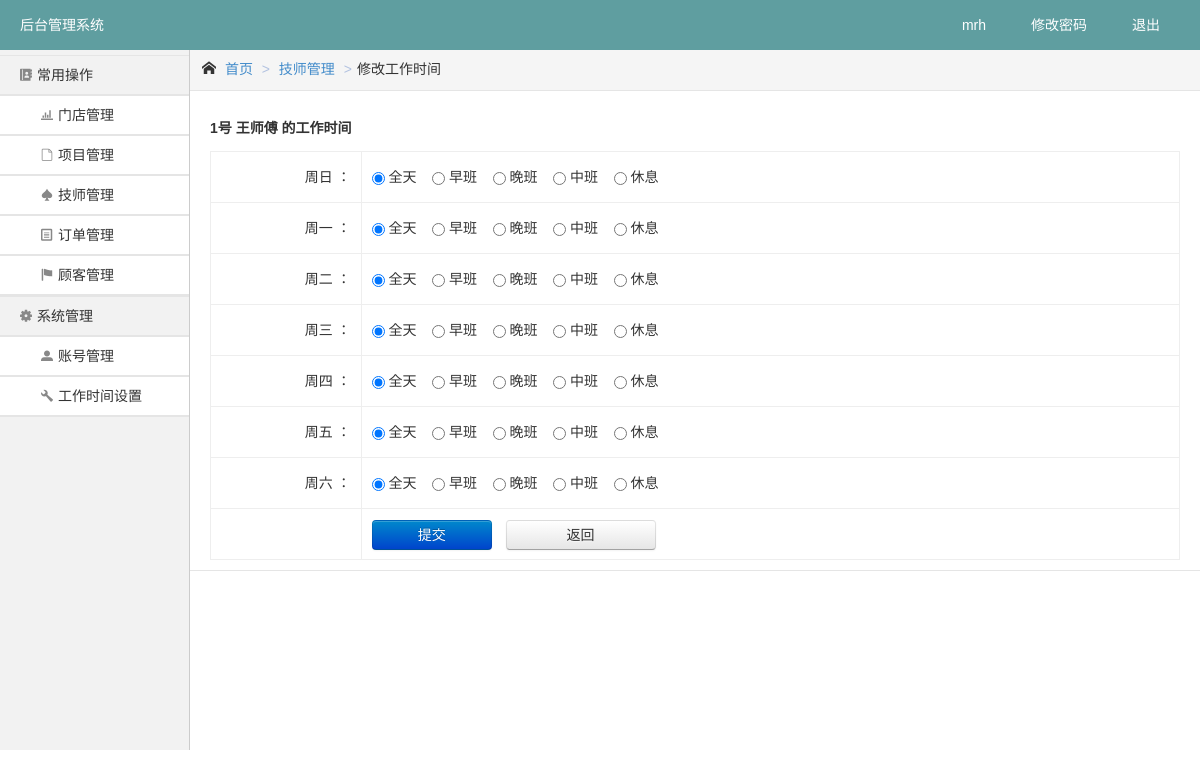
Page /backend/beautician/updateBeauticianWorkTime/12 (signed in) on the earlier database version.
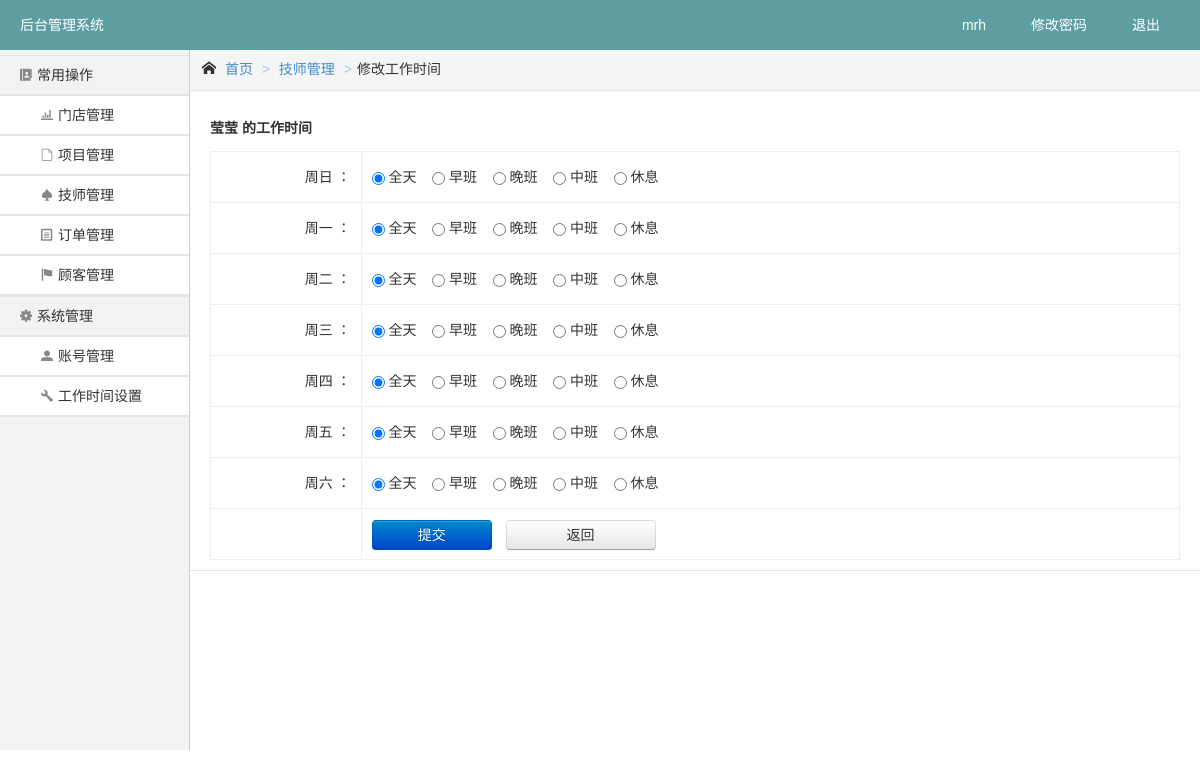
Same page on the later database version.
### tables this page shows
CREATE TABLE `beautician` (
  `beautician_id` int(10) unsigned NOT NULL AUTO_INCREMENT,
  `name` varchar(50) NOT NULL,
  `shop_id` int(10) NOT NULL,
  `sex` enum('女','男') NOT NULL DEFAULT '女',
  `avatar` varchar(1000) NOT NULL,
  `disabled` tinyint(1) unsigned NOT NULL DEFAULT '0',
  `work_time` tinyint(1) unsigned NOT NULL DEFAULT '1' COMMENT '工作时间, 1为全天， 2为早班， 3为晚班',
  `join_date` date DEFAULT NULL COMMENT '工作时间',
  `order_sort` bigint(11) unsigned NOT NULL DEFAULT '0',
  `created_time` datetime NOT NULL,
  PRIMARY KEY (`beautician_id`)
);

### application/controllers/BaseController.php (called while the page is built, shortened)
<?php
abstract class BaseController extends CI_Controller
{
  public function __construct()
  {
    $this->load->helper(array('url', 'form', 'security', 'common'));
  }
  public function see($layout, $view, $vars = array())
  {
    $layout = $layout . DS;
    $render = $this->load->view($layout . $view, $vars, true);
    $this->load->view($layout . 'layout', array('content' => $render));
  }
}

### application/controllers/BackendController.php (called while the page is built, shortened)
<?php
class BackendController extends BaseController
{
  public function view($view, $vars = array())
  {
    parent::see('backend', $view, $vars);
  }
}

### application/controllers/backend/Beautician.php (called while the page is built, shortened)
<?php
class Beautician extends BackendController
{
  public $timeSetting;
  public function __construct()
  {
    $this->timeSetting = array(BeauticianModel::ALL_DAY => '全天', BeauticianModel::MORNING_SHIFT => '早班',
      BeauticianModel::NIGHT_SHIFT => '晚班', BeauticianModel::MIDDAY_SHIFT => '中班',
      BeauticianModel::REST_SHIFT => '休息');
  }
  public function updateBeauticianWorkTime($beauticianId)
  {
    $workTimeUtil = new WorkTimeUtil();
    $workTime = $workTimeUtil->getBeauticianWorkTime();
    $beauticianWorkTime = $workTime[$beauticianId];
    $timeSetting = $this->timeSetting;
    $beautician = (new BeauticianModel())->readOne($beauticianId);
    $this->view('beautician/updateBeauticianWorkTime',
      array('beauticianWorkTime' => $beauticianWorkTime, 'timeSetting' => $timeSetting,
        'beauticianId' => $beauticianId, 'beautician' => $beautician));
  }
}

### system/codeigniter.php (called while the page is built, shortened)
<?php
spl_autoload_register(function ($class) {
    if (preg_match('~^[a-zA-Z]+Controller$~', $class)) {
        $classPath = APPPATH . 'controllers' . DS . $class . '.php';
    } else if (preg_match('~^[a-zA-Z]+Util$~', $class)) {
        $classPath = APPPATH . 'libraries' . DS . $class . '.php';
    } else if (preg_match('~^[a-zA-Z]+Model$~', $class)) {
        $classPath = APPPATH . 'models' . DS . $class . '.php';
    } else {
        ;
    }
}, true, true);
require_once BASEPATH . 'core/CodeIgniter.php';

### public/index.php (called while the page is built, shortened)
<?php
include '../system/codeigniter.php';

### application/libraries/CurdUtil.php (called while the page is built, shortened)
<?php
class CurdUtil
{
  private $table;
  private $db;
  public function __construct(CI_Model $model)
  {
    $this->model = $model;
    $this->table = $this->model->table;
    $this->instance = get_instance();
    $this->db = $this->instance->db;
  }
  public function readOne($where = array(), $order = '', $select = '*')
  {
    $this->db->select($select, false);
    $query = $this->db->get_where($this->table, $where, 1, 0);
    $result = $this->result($query);
    return array_pop($result);
  }
  protected function result($query)
  {
    return $query->result_array();
  }
}

### application/models/BeauticianModel.php (called while the page is built, shortened)
<?php
class BeauticianModel extends BaseModel
{
  public function setTable()
  {
    $this->table = 'beautician';
  }
  public function readOne($beauticianId)
  {
    return (new CurdUtil($this))->readOne(array('beautician_id' => $beauticianId, 'disabled' => 0));
  }
}

### application/models/BaseModel.php (called while the page is built, shortened)
<?php
abstract class BaseModel extends CI_Model
{
  public function beforeRead()
  {
    return true;
  }
  public function afterRead()
  {
    return true;
  }
}

### application/libraries/RequestUtil.php (called while the page is built, shortened)
<?php
class RequestUtil
{
  public static function CM($params = array())
  {
    $instance = get_instance();
    $segments = $instance->uri->segments;
    $controller = array_shift($segments);
    $baseUrl = $controller . '/' . array_shift($segments);
    if (is_dir(APPPATH . 'controllers' . DS . $controller)) {
      $baseUrl .= '/' . array_shift($segments);
    }
    return $instance->config->base_url() . $baseUrl . '/' . implode('/', $params);
  }
}

### application/libraries/ConfigUtil.php (called while the page is built, shortened)
<?php
class ConfigUtil
{
  public static function getConfigPath($config)
  {
    return APPPATH . 'config' . DS . $config . '.php';
  }
  public static function loadConfig($config)
  {
    $congigPath = self::getConfigPath($config);
    return include $congigPath;
  }
}

### application/config/work_time.php (called while the page is built)
<?php
return array (
  'allDay' => '10:00:00-22:00:00',
  'morningShift' => '10:00:00-19:00:00',
  'middayShift' => '12:00:00-21:00:00',
  'nightShift' => '13:00:00-22:00:00',
);
?>

### application/libraries/WorkTimeUtil.php (called while the page is built, shortened)
<?php
class WorkTimeUtil
{
  public $configFile = 'work_time';
  public $beauticianWorkTimeConfigFile = 'beautician_work_time';
  public function getTime()
  {
    $workTime = ConfigUtil::loadConfig($this->configFile);
    return $workTime;
  }
  public function getBeauticianWorkTime()
  {
    $workTime = ConfigUtil::loadConfig($this->beauticianWorkTimeConfigFile);
    return $workTime;
  }
}

### application/config/beautician_work_time.php (called while the page is built)
<?php
return array (
  5 =>
  array (
    0 => 3,
    1 => 2,
    2 => 5,
    3 => 3,
    4 => 3,
    5 => 2,
    6 => 2,
  ),
  6 =>
  array (
    0 => 4,
    1 => 5,
    2 => 2,
    3 => 4,
    4 => 2,
    5 => 4,
    6 => 4,
  ),
  7 =>
  array (
    0 => 2,
    1 => 3,
    2 => 3,
    3 => 2,
    4 => 5,
    5 => 3,
    6 => 3,
  ),
  12 =>
  array (
    0 => '1',
    1 => '1',
    2 => '1',
    3 => '1',
    4 => '1',
    5 => '1',
    6 => '1',
  ),
  13 =>
  array (
    0 => '1',
    1 => '1',
    2 => '1',
    3 => '1',
    4 => '1',
    5 => '1',
    6 => '1',
  ),
);
?>

### application/libraries/DateUtil.php (called while the page is built, shortened)
<?php
class DateUtil
{
  public static $weeks = array(0 => '周日', 1 => '周一', 2 => '周二', 3 => '周三', 4 => '周四', 5 => '周五', 6 => '周六');
  public static function inWeekName($w)
  {
    $weeks = self::$weeks;
    return $weeks[$w];
  }
}

### application/views/backend/beautician/updateBeauticianWorkTime.php (the view, shortened to what the changed rows need)
<link rel="stylesheet" type="text/css"
      href="<?php echo get_instance()->config->base_url(); ?>static/backend/css/jquery.datetimepicker.css"/>
<div class="result-wrap">
  <div class="result-content">
    <div class="result-title">
      <div class="result-list">
        <h1><?php echo $beautician['name']; ?> 的工作时间</h1>
      </div>
    </div>
    <?php echo form_open(RequestUtil::CM(array('beautician_id' => $beauticianId))); ?>
    <table class="insert-tab" width="100%">
      <tbody>
      <?php foreach ($beauticianWorkTime as $key => $workTime): ?>
        <tr>
          <th><?php echo DateUtil::inWeekName($key); ?> ：</th>
        </tr>
      <?php endforeach; ?>
      <tr>
        <th></th>
      </tr>
      </tbody>
    </table>
    </form>
  </div>

Differences in the rows shown:
changed beautician: name "1号 王师傅" → "莹莹"
